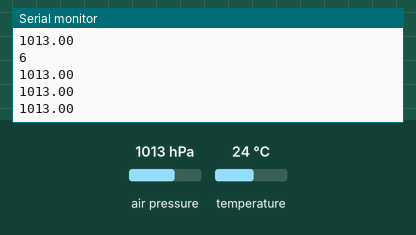
Bench run of a sketch on a simulated Arduino Uno, built with avr-gcc and run on an emulated ATmega328P. On the bench: the last lines printed to the serial monitor. The inputs (shaded band) are chosen by the test bench; at power-on: air pressure 1013 hPa, temperature 24 °C. Storage starts empty; EEPROM starts erased.

Above: at 12.6 s.
12.7 s: air pressure set to 952 hPa
At 13.6 s:
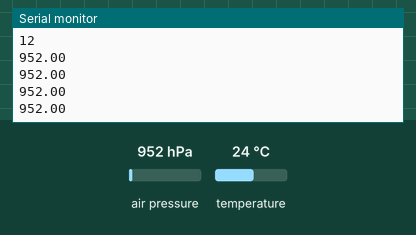
14.2 s: air pressure set to 975 hPa
At 15.0 s:
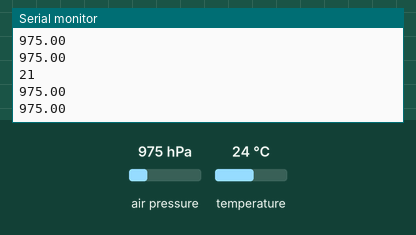
Timing chart, 0 to 17.2 s (numbered marks = the images above; inputs shaded):
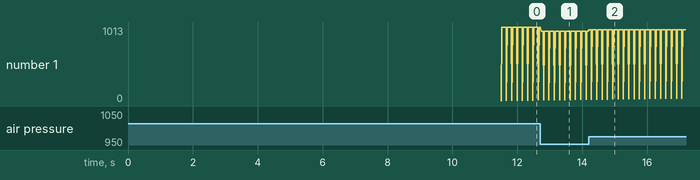

The sketch:

DecensoDeAltura.ino
```cpp
// BIBLIOTECAS
#include <EEPROM.h>
#include <SD.h>
#include <SFE_BMP180.h>
#include <Wire.h>

// DEFINICIONES
#define LEDR 3      //Led indicador
#define chipSelect 10//Pin de seleccion para la SD

// VARIABLES GLOBALES
SFE_BMP180 bmp180;  //Sensor de presion
File Datos;         //Archivo de escritura
int status;         //Estado y delays del sensor de presion
double T,P;         //Variables de temperatura y presion
float h, h_ante;    //Variables de altura y altura anterior
float prom;         //Promedio de presion
byte nFile;         //Numero de archivo
word n;             //Numero de datos registrados
word t0;            //Tiempo al terminar de configurar
word t_ante;        //Tiempo de la altura anterior

int contador = 0;
```

AFunciones.ino
```cpp
// DECLARACION DE FUNCIONES


// --- Funcion de calibracion ---
void calibracion()
{
  // Tomaremos una muestra de 350 valores
  //  con los que se obtendra un promedio <prom>
  //   para tomar como valor de altura inicial
  float sum = 0;     //Suma de datos
  int N = 350;

  // --- Inicio de ciclo ---
  for(int i=0; i<N; i++)
  {
    status = bmp180.startTemperature();  // Pedimos que mida la temperatura
    if(status != 0)                    // Si el no hay error
    {
      delay(status);                  // Damos tiempo para hacer la medicion
      status = bmp180.getTemperature(T); // Guardamos el valor de temperatura en <T>
      if(status != 0)                  // Si el no hay error
      {
          // ---- Obtencion de presion ----
          status = bmp180.startPressure(3); // Pedimos que mida la presion, resolucion nivel 3
          if (status != 0)                // Si el no hay error
          {
              delay(status);               // Damos tiempo para hacer la medicion
              status = bmp180.getPressure(P,T); // Guardamos el valor de presion en <P>
              if (status != 0)                // Si el no hay error
              {
                  sum = sum + P;
              }
          }// --- Fin de obtencion de presion ---
      }
    }
  }// --- Fin del ciclo ---

  prom = sum/N;
  h_ante = 0;
  t_ante = millis();

}// --- FIN ---


// --- Funcion de Medicion de Presion ---
void medirPresion()
{
  status = bmp180.startTemperature();  // Pedimos que mida la temperatura
  if(status != 0)                    // Si el no hay error
  {
    delay(status);                  // Damos tiempo para hacer la medicion
    status = bmp180.getTemperature(T); // Guardamos el valor de temperatura en <T>
    if(status != 0)                  // Si el no hay error
    {
        // ---- Obtencion de presion ----
        status = bmp180.startPressure(2); // Pedimos que mida la presion, resolucion nivel 2
        if (status != 0)                // Si el no hay error
        {
            delay(status);               // Damos tiempo para hacer la medicion
            double Pp;
            status = bmp180.getPressure(Pp,T); // Guardamos el valor de presion en <P>
            if (status != 0)                // Si el no hay error
            {
              P = Pp;
            }
        }// --- Fin de obtencion de presion ---
    }
  }
}// --- FIN ---


// --- Funcion de calculo de la altura ---
float altura()
{
  float a = 29.3515234*(T+273.15)*log(prom/P);
  return a;
}// --- FIN ---


// --- Funcion de registro de datos ---
void registroDatos()
{
  Datos = SD.open("Datos" + String(nFile) + ".txt",FILE_WRITE);
  if(Datos)
  {
    n++;
    Datos.print(n);
    Datos.print(",");
    Datos.print(millis());
    Datos.print(",");
    Datos.print(T);
    Datos.print(",");
    Datos.print(P);
    Serial.println(P);
    Datos.print(",");
    Datos.println(h);
    Datos.close();
  }
}// --- FIN ---
```

Ciclo.ino
```cpp
// Ciclo principal

void loop()
{
  Serial.println(contador);
  contador = contador + 1;

  for(int i=0; i<5; i++)
  {
    medirPresion();  //Valor de presion amacenado en <P>
    h = altura();    //Calculo de la altura
    registroDatos(); //Registro en SD de los datos
  }

  // --- Revisar si la velocidad es negativa ---
  //float velocidad = 1000*(h-h_ante)/(millis()-t_ante);  //velocidad  en [m/s]
  //if( velocidad < -0.2 )
    //Serial.println("Hubo decenso");
  // --- Fin de la revision en velocidad ---

  h_ante = h;         //Actualizar la altura anterior
  t_ante = millis();

  // *** Condicion para terminar la prueba ***
      if(millis()-t0 >= 30000)
      {
        digitalWrite(LEDR, HIGH);
        Serial.println("Fin de la ejecución");
        while(1);
      }
  // *** Condicion para terminar la prueba ***
}
```

Configuracion.ino
```cpp
// FUNCION DE CONFIGURACION

void setup()
{

  Serial.begin(9600);   //Comunicacion serial para debug

  Serial.println("HOLA");

  //  -----Iniciar modulo de presion y SD-----
  if (!bmp180.begin())
  {
      Serial.println("Error en sensor de presión");
    while(1); // bucle infinito
  }

  if (!SD.begin(chipSelect)) {
      Serial.println("Error en memoria SD");
    while(1);
  }
  //  -----Fin de inicializacion de modulos-----

  //  -----Leer y actualizar el numero de archivo-----
  nFile = EEPROM.read(0);   // Usamos la direccion cero de la EEPROM
  EEPROM.write(0,nFile+1);  // Tenemos un maximo de 255 archivos
  nFile = EEPROM.read(0);
  //  ----------Fin----------
  Serial.println("HOLA");
  calibracion();          // Funcion para calibrar la altura inicial

  //  -----Crear archivo de datos de vuelo-----
  Datos = SD.open("Datos" + String(nFile) + ".txt",FILE_WRITE);
  if(Datos) {
    n = 0;
    Datos.println("Numero,Tiempo_ms,Temperatura_C,Presion_Pa,Altura_m");
    Datos.close();
    digitalWrite(LEDR,LOW);
      Serial.println("Listo archivo!");
    digitalWrite(LEDR,HIGH);
    delay(500);
    digitalWrite(LEDR,LOW);
  }
  else
  {
    Serial.println("Error al crear archivo de datos!");
    while(1);
  }//  ----------Fin----------
  Serial.println("HOLA");
  t0 = millis(); // Tiempo de salida de la configuracion
}
```

Measured:
- after the input at 12.7 s, the serial monitor: prints a new line at once (image 1)
- after the input at 14.2 s, the serial monitor: prints a new line at once (image 2)
- plotted number 1: 1013 → 952 after the input at 12.7 s, 952 → 975 after the input at 14.2 s
